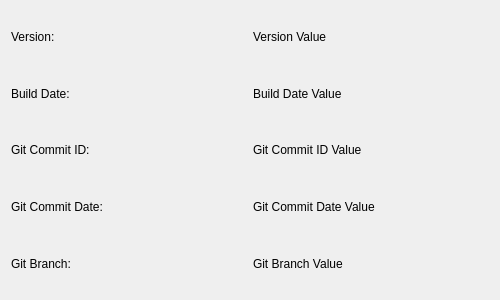
<?xml version="1.0" encoding="UTF-8"?>
<ui version="4.0">
 <class>SoftwareInfoPageUi</class>
 <widget class="QWidget" name="SoftwareInfoPageUi">
  <property name="geometry">
   <rect>
    <x>0</x>
    <y>0</y>
    <width>500</width>
    <height>300</height>
   </rect>
  </property>
  <property name="windowTitle">
   <string>Form</string>
  </property>
  <layout class="QGridLayout" name="gridLayout">
   <item row="0" column="0">
    <widget class="QLabel" name="VersionLabel">
     <property name="text">
      <string>Version:</string>
     </property>
    </widget>
   </item>
   <item row="0" column="1">
    <widget class="QLabel" name="VersionValue">
     <property name="text">
      <string>Version Value</string>
     </property>
    </widget>
   </item>
   <item row="1" column="0">
    <widget class="QLabel" name="BuildDateLabel">
     <property name="text">
      <string>Build Date:</string>
     </property>
    </widget>
   </item>
   <item row="1" column="1">
    <widget class="QLabel" name="BuildDateValue">
     <property name="text">
      <string>Build Date Value</string>
     </property>
    </widget>
   </item>
   <item row="2" column="0">
    <widget class="QLabel" name="GitCommitIDLabel">
     <property name="text">
      <string>Git Commit ID:</string>
     </property>
    </widget>
   </item>
   <item row="2" column="1">
    <widget class="QLabel" name="GitCommitIDValue">
     <property name="text">
      <string>Git Commit ID Value</string>
     </property>
    </widget>
   </item>
   <item row="3" column="0">
    <widget class="QLabel" name="GitCommitDateLabel">
     <property name="text">
      <string>Git Commit Date:</string>
     </property>
    </widget>
   </item>
   <item row="3" column="1">
    <widget class="QLabel" name="GitCommitDateValue">
     <property name="text">
      <string>Git Commit Date Value</string>
     </property>
    </widget>
   </item>
   <item row="4" column="0">
    <widget class="QLabel" name="GitBranchLabel">
     <property name="text">
      <string>Git Branch:</string>
     </property>
    </widget>
   </item>
   <item row="4" column="1">
    <widget class="QLabel" name="GitBranchValue">
     <property name="text">
      <string>Git Branch Value</string>
     </property>
    </widget>
   </item>
  </layout>
 </widget>
 <resources/>
 <connections/>
</ui>
